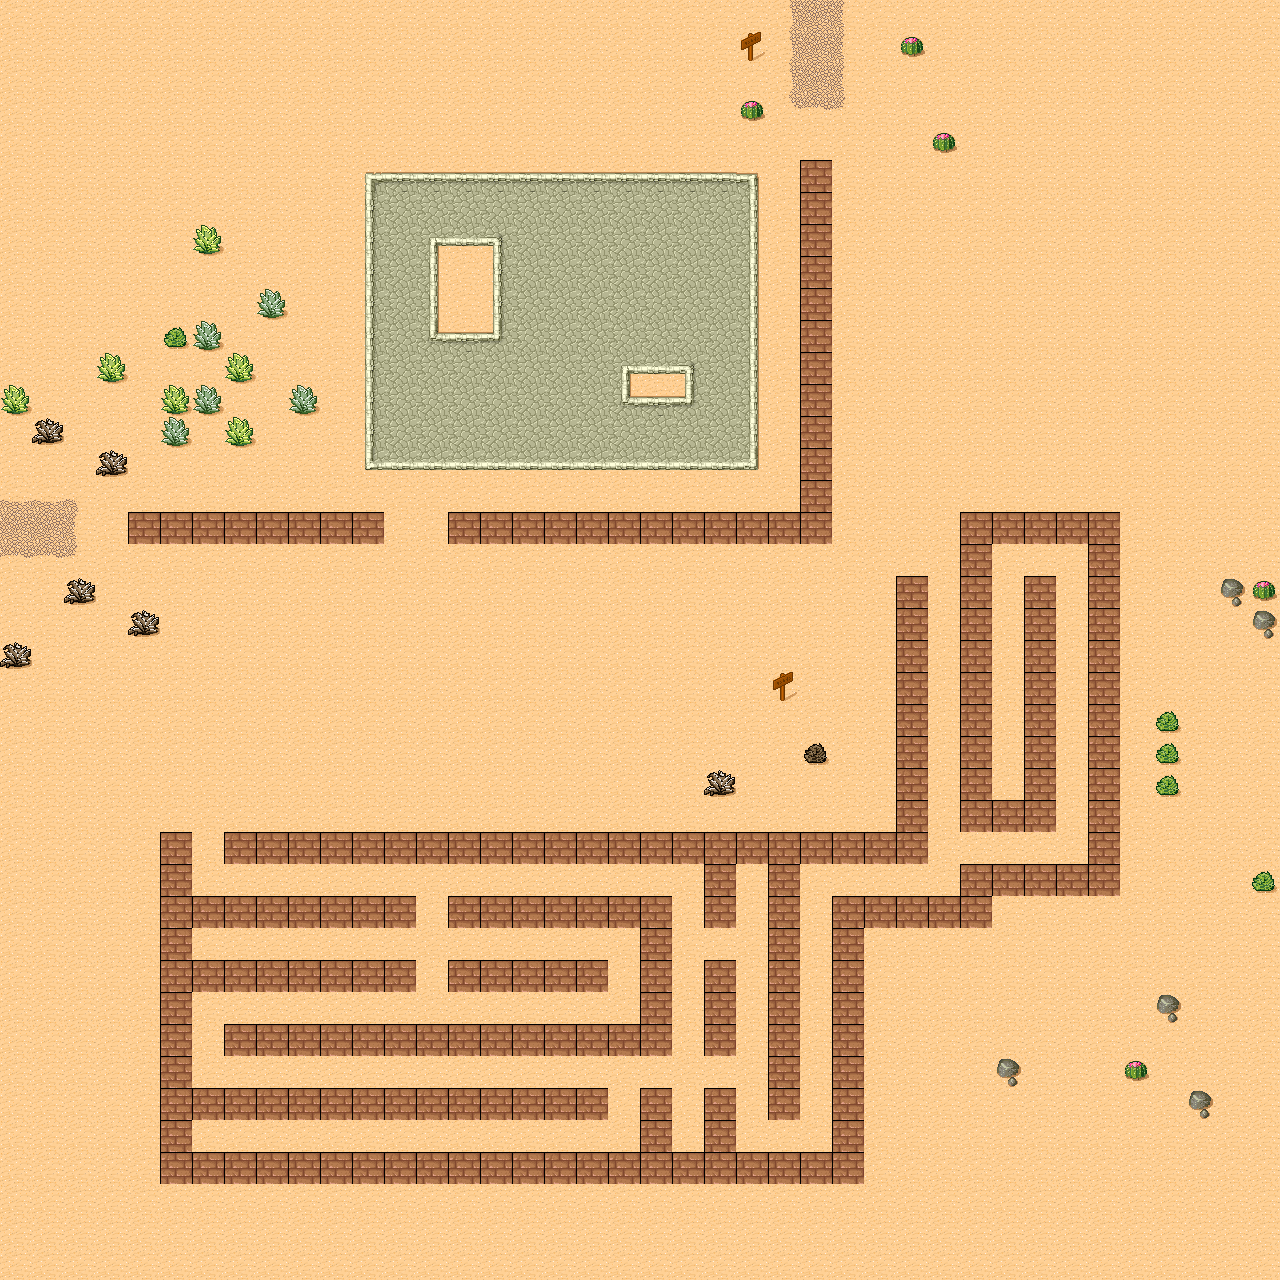

Below is a game level as drawn by its tile map, then a one-line description and the .tmx that defines it (tile-layer data replaced by summaries):
An orthogonal 40x40 tile map with 32x32 px tiles, 2 tile layers (Ground, Meta), 2 tilesets and 1 object (SpawnPoint).

<map version="1.0" orientation="orthogonal" renderorder="right-down" width="40" height="40" tilewidth="32" tileheight="32" nextobjectid="16">
 <tileset firstgid="1" source="desert.tsx" />
 <tileset firstgid="49" name="meta_tiles" tilewidth="32" tileheight="32">
  <image source="meta_tiles.png" width="67" height="34" />
  <tile id="0">
   <properties>
    <property name="Collidable" value="true" />
   </properties>
  </tile>
 </tileset>
 <layer name="Ground" width="40" height="40">
  <data>[1600 cells, 1600 non-empty, 31 distinct tile ids]</data>
 </layer>
 <objectgroup name="Objects">
  <object id="7" name="SpawnPoint" x="195" y="1123" width="25" height="25" />
 </objectgroup>
 <layer name="Meta" width="40" height="40">
  <data>[1600 cells, 216 non-empty, 1 distinct tile ids]</data>
 </layer>
</map>
